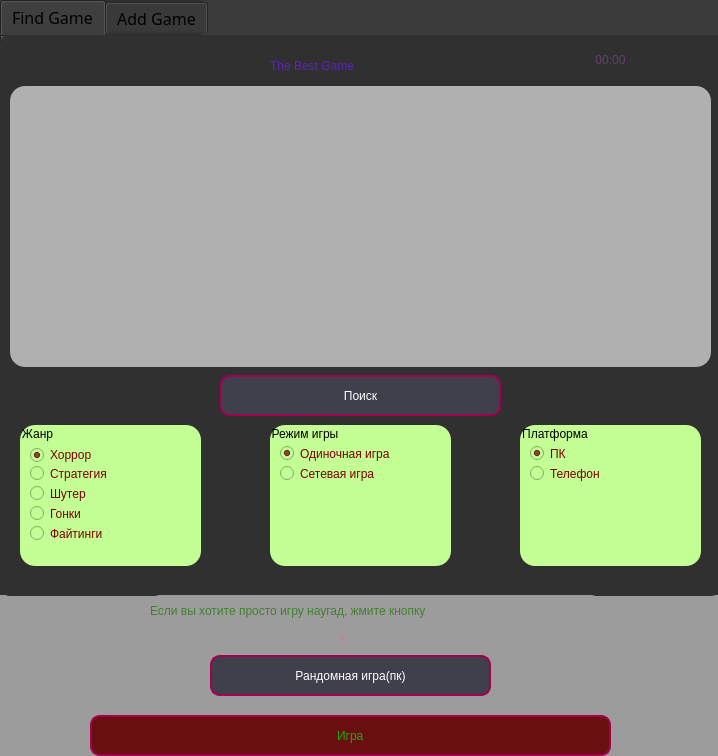
<?xml version="1.0" encoding="UTF-8"?>
<ui version="4.0">
 <class>TBG</class>
 <widget class="QDialog" name="TBG">
  <property name="geometry">
   <rect>
    <x>0</x>
    <y>0</y>
    <width>718</width>
    <height>756</height>
   </rect>
  </property>
  <property name="windowTitle">
   <string>The Best Game</string>
  </property>
  <property name="windowIcon">
   <iconset>
    <normaloff>gamecontroller_23721.png</normaloff>gamecontroller_23721.png</iconset>
  </property>
  <property name="styleSheet">
   <string notr="true">background-color: rgb(59, 59, 59);
border-radius: 10px;</string>
  </property>
  <property name="modal">
   <bool>false</bool>
  </property>
  <widget class="QTabWidget" name="tabWidget">
   <property name="enabled">
    <bool>true</bool>
   </property>
   <property name="geometry">
    <rect>
     <x>0</x>
     <y>0</y>
     <width>731</width>
     <height>761</height>
    </rect>
   </property>
   <property name="font">
    <font>
     <family>MV Boli</family>
     <pointsize>12</pointsize>
     <italic>false</italic>
     <underline>false</underline>
     <strikeout>false</strikeout>
    </font>
   </property>
   <property name="cursor">
    <cursorShape>ArrowCursor</cursorShape>
   </property>
   <property name="styleSheet">
    <string notr="true">background-color: rgb(48, 48, 48)</string>
   </property>
   <property name="currentIndex">
    <number>0</number>
   </property>
   <property name="iconSize">
    <size>
     <width>18</width>
     <height>18</height>
    </size>
   </property>
   <widget class="QWidget" name="tab">
    <attribute name="title">
     <string>Find Game</string>
    </attribute>
    <widget class="QPushButton" name="pushButton">
     <property name="geometry">
      <rect>
       <x>220</x>
       <y>340</y>
       <width>281</width>
       <height>41</height>
      </rect>
     </property>
     <property name="styleSheet">
      <string notr="true">QPushButton {
border: 2px solid #A4004D;
font: 57 14pt &quot;MS Serif&quot;;
background-color: #40404D;
color: white;
border-radius: 10px;
}

QPushButton:hover{
border: 2px solid #A4004D;
font: 57 14pt &quot;MS Serif&quot;;
background-color: rgb(103, 134, 103);
color: white;
border-radius: 10px;
}

QPushButton:pressed{
border: 2px solid white;
font: 57 14pt &quot;MS Serif&quot;;
background-color: rgb(103, 134, 103);
color: white;
border-radius: 10px;
}</string>
     </property>
     <property name="text">
      <string>Поиск</string>
     </property>
     <property name="icon">
      <iconset>
       <normaloff>../../Downloads/515a448bb9644813879bff694403245e.png</normaloff>../../Downloads/515a448bb9644813879bff694403245e.png</iconset>
     </property>
     <property name="iconSize">
      <size>
       <width>32</width>
       <height>32</height>
      </size>
     </property>
     <property name="autoRepeat">
      <bool>false</bool>
     </property>
     <property name="autoExclusive">
      <bool>false</bool>
     </property>
     <property name="autoRepeatDelay">
      <number>300</number>
     </property>
     <property name="autoRepeatInterval">
      <number>100</number>
     </property>
     <property name="default">
      <bool>false</bool>
     </property>
     <property name="flat">
      <bool>false</bool>
     </property>
    </widget>
    <widget class="QLabel" name="label_4">
     <property name="geometry">
      <rect>
       <x>150</x>
       <y>560</y>
       <width>451</width>
       <height>31</height>
      </rect>
     </property>
     <property name="styleSheet">
      <string notr="true">QLabel{
color: rgb(66, 127, 48);
font: 57 14pt &quot;MS Serif&quot;;
background-color: rgb(156, 156, 156);
}</string>
     </property>
     <property name="text">
      <string>Если вы хотите просто игру наугад, жмите кнопку</string>
     </property>
    </widget>
    <widget class="QLabel" name="label">
     <property name="geometry">
      <rect>
       <x>340</x>
       <y>590</y>
       <width>41</width>
       <height>31</height>
      </rect>
     </property>
     <property name="styleSheet">
      <string notr="true">background: opacity 0.8;
font: 16pt &quot;MS Shell Dlg 2&quot;;
color: rgb(255, 93, 123);</string>
     </property>
     <property name="text">
      <string>👇</string>
     </property>
    </widget>
    <widget class="QLabel" name="label_5">
     <property name="geometry">
      <rect>
       <x>-10</x>
       <y>560</y>
       <width>741</width>
       <height>171</height>
      </rect>
     </property>
     <property name="autoFillBackground">
      <bool>false</bool>
     </property>
     <property name="styleSheet">
      <string notr="true">background-color: rgb(156, 156, 156);</string>
     </property>
     <property name="text">
      <string/>
     </property>
    </widget>
    <widget class="QListWidget" name="listWidget">
     <property name="geometry">
      <rect>
       <x>10</x>
       <y>51</y>
       <width>701</width>
       <height>281</height>
      </rect>
     </property>
     <property name="font">
      <font>
       <family>RedDeadCyrillic2</family>
       <pointsize>14</pointsize>
       <weight>50</weight>
       <italic>false</italic>
       <bold>false</bold>
      </font>
     </property>
     <property name="layoutDirection">
      <enum>Qt::LeftToRight</enum>
     </property>
     <property name="styleSheet">
      <string notr="true">background-color: rgb(176, 176, 176);
border-radius: 15px;
font: 14pt &quot;RedDeadCyrillic2&quot;;
color: rgb(50, 50, 50)</string>
     </property>
     <property name="flow">
      <enum>QListView::TopToBottom</enum>
     </property>
    </widget>
    <widget class="QLabel" name="label_3">
     <property name="geometry">
      <rect>
       <x>270</x>
       <y>20</y>
       <width>191</width>
       <height>21</height>
      </rect>
     </property>
     <property name="styleSheet">
      <string notr="true">QLabel {
font: 57 22pt &quot;MS Serif&quot;;
color: rgb(86, 37, 185);
background-color: opacity 0.8;
}</string>
     </property>
     <property name="text">
      <string>The Best Game</string>
     </property>
    </widget>
    <widget class="QLineEdit" name="lineEdit">
     <property name="geometry">
      <rect>
       <x>90</x>
       <y>680</y>
       <width>521</width>
       <height>41</height>
      </rect>
     </property>
     <property name="sizePolicy">
      <sizepolicy hsizetype="Expanding" vsizetype="Fixed">
       <horstretch>0</horstretch>
       <verstretch>0</verstretch>
      </sizepolicy>
     </property>
     <property name="layoutDirection">
      <enum>Qt::LeftToRight</enum>
     </property>
     <property name="styleSheet">
      <string notr="true">QLineEdit {
color: rgb(36, 165, 22);
border: 2px solid #A4004D;
font: 57 12pt &quot;MS Serif&quot;;
background-color: rgb(106, 15, 16);
border-radius: 10px;
}
</string>
     </property>
     <property name="text">
      <string>Игра</string>
     </property>
     <property name="alignment">
      <set>Qt::AlignCenter</set>
     </property>
     <property name="readOnly">
      <bool>true</bool>
     </property>
     <property name="cursorMoveStyle">
      <enum>Qt::LogicalMoveStyle</enum>
     </property>
     <property name="clearButtonEnabled">
      <bool>false</bool>
     </property>
    </widget>
    <widget class="QGroupBox" name="groupBox_2">
     <property name="geometry">
      <rect>
       <x>270</x>
       <y>390</y>
       <width>181</width>
       <height>141</height>
      </rect>
     </property>
     <property name="styleSheet">
      <string notr="true">QGroupBox {
background-color: rgb(195, 255, 149); 
border-radius: 15px;
}</string>
     </property>
     <property name="title">
      <string>Режим игры</string>
     </property>
     <widget class="QRadioButton" name="radioButton_7">
      <property name="geometry">
       <rect>
        <x>10</x>
        <y>40</y>
        <width>141</width>
        <height>17</height>
       </rect>
      </property>
      <property name="styleSheet">
       <string notr="true">QRadioButton {
background-color: rgb(195, 255, 149); 
font: 57 12pt &quot;MS Serif&quot;;
color: rgb(124, 0, 2);
}</string>
      </property>
      <property name="text">
       <string>Сетевая игра</string>
      </property>
     </widget>
     <widget class="QRadioButton" name="radioButton_8">
      <property name="geometry">
       <rect>
        <x>10</x>
        <y>20</y>
        <width>141</width>
        <height>17</height>
       </rect>
      </property>
      <property name="styleSheet">
       <string notr="true">QRadioButton {
background-color: rgb(195, 255, 149); 
font: 57 12pt &quot;MS Serif&quot;;
color: rgb(124, 0, 2);
}</string>
      </property>
      <property name="text">
       <string>Одиночная игра</string>
      </property>
      <property name="checked">
       <bool>true</bool>
      </property>
     </widget>
    </widget>
    <widget class="QGroupBox" name="groupBox">
     <property name="geometry">
      <rect>
       <x>20</x>
       <y>390</y>
       <width>181</width>
       <height>141</height>
      </rect>
     </property>
     <property name="styleSheet">
      <string notr="true">QGroupBox {
background-color: rgb(195, 255, 149); 
border-radius: 15px;
}</string>
     </property>
     <property name="title">
      <string>Жанр</string>
     </property>
     <widget class="QRadioButton" name="radioButton">
      <property name="geometry">
       <rect>
        <x>10</x>
        <y>20</y>
        <width>82</width>
        <height>20</height>
       </rect>
      </property>
      <property name="styleSheet">
       <string notr="true">QRadioButton {
font: 57 12pt &quot;MS Serif&quot;;
background-color: rgb(195, 255, 149); 
color: rgb(124, 0, 2);
}</string>
      </property>
      <property name="text">
       <string>Хоррор</string>
      </property>
      <property name="checked">
       <bool>true</bool>
      </property>
     </widget>
     <widget class="QRadioButton" name="radioButton_2">
      <property name="geometry">
       <rect>
        <x>10</x>
        <y>40</y>
        <width>101</width>
        <height>17</height>
       </rect>
      </property>
      <property name="styleSheet">
       <string notr="true">QRadioButton {
font: 57 12pt &quot;MS Serif&quot;;
background-color: rgb(195, 255, 149); 
color: rgb(124, 0, 2);
}</string>
      </property>
      <property name="text">
       <string>Стратегия</string>
      </property>
     </widget>
     <widget class="QRadioButton" name="radioButton_3">
      <property name="geometry">
       <rect>
        <x>10</x>
        <y>60</y>
        <width>82</width>
        <height>17</height>
       </rect>
      </property>
      <property name="styleSheet">
       <string notr="true">QRadioButton {
background-color: rgb(195, 255, 149); 
color: rgb(124, 0, 2);
font: 57 12pt &quot;MS Serif&quot;;
}</string>
      </property>
      <property name="text">
       <string>Шутер</string>
      </property>
     </widget>
     <widget class="QRadioButton" name="radioButton_4">
      <property name="geometry">
       <rect>
        <x>10</x>
        <y>80</y>
        <width>82</width>
        <height>17</height>
       </rect>
      </property>
      <property name="styleSheet">
       <string notr="true">QRadioButton {
background-color: rgb(195, 255, 149); 
color: rgb(124, 0, 2);
font: 57 12pt &quot;MS Serif&quot;;
}</string>
      </property>
      <property name="text">
       <string>Гонки</string>
      </property>
     </widget>
     <widget class="QRadioButton" name="radioButton_5">
      <property name="geometry">
       <rect>
        <x>10</x>
        <y>100</y>
        <width>101</width>
        <height>17</height>
       </rect>
      </property>
      <property name="styleSheet">
       <string notr="true">QRadioButton {
background-color: rgb(195, 255, 149); 
color: rgb(124, 0, 2);
font: 57 12pt &quot;MS Serif&quot;;
}</string>
      </property>
      <property name="text">
       <string>Файтинги</string>
      </property>
     </widget>
    </widget>
    <widget class="QPushButton" name="pushButton_2">
     <property name="geometry">
      <rect>
       <x>210</x>
       <y>620</y>
       <width>281</width>
       <height>41</height>
      </rect>
     </property>
     <property name="styleSheet">
      <string notr="true">QPushButton {
border: 2px solid #A4004D;
font: 57 14pt &quot;MS Serif&quot;;
background-color: #40404D;
color: white;
border-radius: 10px;
}

QPushButton:hover{
border: 2px solid #A4004D;
background-color: rgb(103, 134, 103);
font: 57 14pt &quot;MS Serif&quot;;
color: white;
border-radius: 10px;
}

QPushButton:pressed{
border: 2px solid white;
font: 57 14pt &quot;MS Serif&quot;;
background-color: rgb(103, 134, 103);
color: white;
border-radius: 10px;
}</string>
     </property>
     <property name="text">
      <string>Рандомная игра(пк)</string>
     </property>
     <property name="icon">
      <iconset>
       <normaloff>../../Downloads/5e1f58c81db6bb17cd2a4e50f3150c07.png</normaloff>../../Downloads/5e1f58c81db6bb17cd2a4e50f3150c07.png</iconset>
     </property>
     <property name="iconSize">
      <size>
       <width>37</width>
       <height>37</height>
      </size>
     </property>
    </widget>
    <widget class="QLabel" name="label_6">
     <property name="geometry">
      <rect>
       <x>560</x>
       <y>9</y>
       <width>101</width>
       <height>31</height>
      </rect>
     </property>
     <property name="styleSheet">
      <string notr="true">color: rgb(94, 65, 106);
font: 14pt &quot;MV Boli&quot;;
background-color: opacity 0.8</string>
     </property>
     <property name="text">
      <string>00:00</string>
     </property>
     <property name="alignment">
      <set>Qt::AlignCenter</set>
     </property>
    </widget>
    <widget class="QGroupBox" name="groupBox_4">
     <property name="geometry">
      <rect>
       <x>520</x>
       <y>390</y>
       <width>181</width>
       <height>141</height>
      </rect>
     </property>
     <property name="acceptDrops">
      <bool>false</bool>
     </property>
     <property name="autoFillBackground">
      <bool>false</bool>
     </property>
     <property name="styleSheet">
      <string notr="true">QGroupBox {
background-color: rgb(195, 255, 149); 
border-radius: 15px;
}</string>
     </property>
     <property name="title">
      <string>Платформа</string>
     </property>
     <property name="flat">
      <bool>false</bool>
     </property>
     <property name="checkable">
      <bool>false</bool>
     </property>
     <property name="checked">
      <bool>false</bool>
     </property>
     <widget class="QRadioButton" name="radioButton_12">
      <property name="enabled">
       <bool>true</bool>
      </property>
      <property name="geometry">
       <rect>
        <x>10</x>
        <y>20</y>
        <width>82</width>
        <height>17</height>
       </rect>
      </property>
      <property name="sizePolicy">
       <sizepolicy hsizetype="Minimum" vsizetype="Minimum">
        <horstretch>0</horstretch>
        <verstretch>0</verstretch>
       </sizepolicy>
      </property>
      <property name="styleSheet">
       <string notr="true">QRadioButton {
background-color: rgb(195, 255, 149); 
color: rgb(124, 0, 2);
font: 57 12pt &quot;MS Serif&quot;;
}</string>
      </property>
      <property name="text">
       <string>ПК</string>
      </property>
      <property name="checked">
       <bool>true</bool>
      </property>
     </widget>
     <widget class="QRadioButton" name="radioButton_13">
      <property name="geometry">
       <rect>
        <x>10</x>
        <y>40</y>
        <width>91</width>
        <height>17</height>
       </rect>
      </property>
      <property name="styleSheet">
       <string notr="true">QRadioButton {
background-color: rgb(195, 255, 149); 
font: 57 11pt &quot;MS Serif&quot;;
color: rgb(124, 0, 2);
}</string>
      </property>
      <property name="text">
       <string>Телефон</string>
      </property>
     </widget>
    </widget>
    <widget class="QLabel" name="label_2">
     <property name="geometry">
      <rect>
       <x>0</x>
       <y>0</y>
       <width>721</width>
       <height>561</height>
      </rect>
     </property>
     <property name="styleSheet">
      <string notr="true"/>
     </property>
     <property name="text">
      <string/>
     </property>
     <property name="pixmap">
      <pixmap>gr132_1920_1080.png</pixmap>
     </property>
     <property name="scaledContents">
      <bool>true</bool>
     </property>
    </widget>
    <zorder>label_5</zorder>
    <zorder>lineEdit</zorder>
    <zorder>pushButton_2</zorder>
    <zorder>label_2</zorder>
    <zorder>groupBox_4</zorder>
    <zorder>listWidget</zorder>
    <zorder>label_6</zorder>
    <zorder>label_3</zorder>
    <zorder>pushButton</zorder>
    <zorder>groupBox_2</zorder>
    <zorder>groupBox</zorder>
    <zorder>label</zorder>
    <zorder>label_4</zorder>
   </widget>
   <widget class="QWidget" name="tab_2">
    <attribute name="title">
     <string>Add Game</string>
    </attribute>
    <widget class="QGroupBox" name="groupBox_3">
     <property name="geometry">
      <rect>
       <x>40</x>
       <y>555</y>
       <width>181</width>
       <height>141</height>
      </rect>
     </property>
     <property name="styleSheet">
      <string notr="true">QGroupBox {
background-color: rgb(195, 255, 149); 
border-radius: 15px;
}</string>
     </property>
     <property name="title">
      <string>Жанр</string>
     </property>
     <widget class="QRadioButton" name="radioButton_6">
      <property name="geometry">
       <rect>
        <x>10</x>
        <y>20</y>
        <width>82</width>
        <height>20</height>
       </rect>
      </property>
      <property name="styleSheet">
       <string notr="true">QRadioButton {
font: 57 12pt &quot;MS Serif&quot;;
background-color: rgb(195, 255, 149); 
color: rgb(124, 0, 2);
}</string>
      </property>
      <property name="text">
       <string>Хоррор</string>
      </property>
      <property name="checked">
       <bool>true</bool>
      </property>
     </widget>
     <widget class="QRadioButton" name="radioButton_9">
      <property name="geometry">
       <rect>
        <x>10</x>
        <y>40</y>
        <width>101</width>
        <height>17</height>
       </rect>
      </property>
      <property name="styleSheet">
       <string notr="true">QRadioButton {
font: 57 12pt &quot;MS Serif&quot;;
background-color: rgb(195, 255, 149); 
color: rgb(124, 0, 2);
}</string>
      </property>
      <property name="text">
       <string>Стратегия</string>
      </property>
     </widget>
     <widget class="QRadioButton" name="radioButton_10">
      <property name="geometry">
       <rect>
        <x>10</x>
        <y>60</y>
        <width>82</width>
        <height>17</height>
       </rect>
      </property>
      <property name="styleSheet">
       <string notr="true">QRadioButton {
background-color: rgb(195, 255, 149); 
color: rgb(124, 0, 2);
font: 57 12pt &quot;MS Serif&quot;;
}</string>
      </property>
      <property name="text">
       <string>Шутер</string>
      </property>
     </widget>
     <widget class="QRadioButton" name="radioButton_11">
      <property name="geometry">
       <rect>
        <x>10</x>
        <y>80</y>
        <width>82</width>
        <height>17</height>
       </rect>
      </property>
      <property name="styleSheet">
       <string notr="true">QRadioButton {
background-color: rgb(195, 255, 149); 
color: rgb(124, 0, 2);
font: 57 12pt &quot;MS Serif&quot;;
}</string>
      </property>
      <property name="text">
       <string>Гонки</string>
      </property>
     </widget>
     <widget class="QRadioButton" name="radioButton_14">
      <property name="geometry">
       <rect>
        <x>10</x>
        <y>100</y>
        <width>101</width>
        <height>17</height>
       </rect>
      </property>
      <property name="styleSheet">
       <string notr="true">QRadioButton {
background-color: rgb(195, 255, 149); 
color: rgb(124, 0, 2);
font: 57 12pt &quot;MS Serif&quot;;
}</string>
      </property>
      <property name="text">
       <string>Файтинги</string>
      </property>
     </widget>
    </widget>
    <widget class="QGroupBox" name="groupBox_5">
     <property name="geometry">
      <rect>
       <x>270</x>
       <y>555</y>
       <width>181</width>
       <height>141</height>
      </rect>
     </property>
     <property name="styleSheet">
      <string notr="true">QGroupBox {
background-color: rgb(195, 255, 149); 
border-radius: 15px;
}</string>
     </property>
     <property name="title">
      <string>Режим игры</string>
     </property>
     <widget class="QRadioButton" name="radioButton_15">
      <property name="geometry">
       <rect>
        <x>10</x>
        <y>40</y>
        <width>141</width>
        <height>17</height>
       </rect>
      </property>
      <property name="styleSheet">
       <string notr="true">QRadioButton {
background-color: rgb(195, 255, 149); 
font: 57 12pt &quot;MS Serif&quot;;
color: rgb(124, 0, 2);
}</string>
      </property>
      <property name="text">
       <string>Сетевая игра</string>
      </property>
     </widget>
     <widget class="QRadioButton" name="radioButton_16">
      <property name="geometry">
       <rect>
        <x>10</x>
        <y>20</y>
        <width>141</width>
        <height>17</height>
       </rect>
      </property>
      <property name="styleSheet">
       <string notr="true">QRadioButton {
background-color: rgb(195, 255, 149); 
font: 57 12pt &quot;MS Serif&quot;;
color: rgb(124, 0, 2);
}</string>
      </property>
      <property name="text">
       <string>Одиночная игра</string>
      </property>
      <property name="checked">
       <bool>true</bool>
      </property>
     </widget>
    </widget>
    <widget class="QGroupBox" name="groupBox_6">
     <property name="geometry">
      <rect>
       <x>500</x>
       <y>555</y>
       <width>181</width>
       <height>141</height>
      </rect>
     </property>
     <property name="acceptDrops">
      <bool>false</bool>
     </property>
     <property name="autoFillBackground">
      <bool>false</bool>
     </property>
     <property name="styleSheet">
      <string notr="true">QGroupBox {
background-color: rgb(195, 255, 149); 
border-radius: 15px;
}</string>
     </property>
     <property name="title">
      <string>Платформа</string>
     </property>
     <property name="flat">
      <bool>false</bool>
     </property>
     <property name="checkable">
      <bool>false</bool>
     </property>
     <property name="checked">
      <bool>false</bool>
     </property>
     <widget class="QRadioButton" name="radioButton_17">
      <property name="enabled">
       <bool>true</bool>
      </property>
      <property name="geometry">
       <rect>
        <x>10</x>
        <y>20</y>
        <width>82</width>
        <height>17</height>
       </rect>
      </property>
      <property name="sizePolicy">
       <sizepolicy hsizetype="Minimum" vsizetype="Minimum">
        <horstretch>0</horstretch>
        <verstretch>0</verstretch>
       </sizepolicy>
      </property>
      <property name="styleSheet">
       <string notr="true">QRadioButton {
background-color: rgb(195, 255, 149); 
color: rgb(124, 0, 2);
font: 57 12pt &quot;MS Serif&quot;;
}</string>
      </property>
      <property name="text">
       <string>ПК</string>
      </property>
      <property name="checked">
       <bool>true</bool>
      </property>
     </widget>
     <widget class="QRadioButton" name="radioButton_18">
      <property name="geometry">
       <rect>
        <x>10</x>
        <y>40</y>
        <width>91</width>
        <height>17</height>
       </rect>
      </property>
      <property name="styleSheet">
       <string notr="true">QRadioButton {
background-color: rgb(195, 255, 149); 
font: 57 11pt &quot;MS Serif&quot;;
color: rgb(124, 0, 2);
}</string>
      </property>
      <property name="text">
       <string>Телефон</string>
      </property>
     </widget>
    </widget>
    <widget class="QLineEdit" name="lineEdit_2">
     <property name="enabled">
      <bool>true</bool>
     </property>
     <property name="geometry">
      <rect>
       <x>70</x>
       <y>340</y>
       <width>561</width>
       <height>51</height>
      </rect>
     </property>
     <property name="tabletTracking">
      <bool>true</bool>
     </property>
     <property name="contextMenuPolicy">
      <enum>Qt::PreventContextMenu</enum>
     </property>
     <property name="toolTip">
      <string extracomment="Игра"/>
     </property>
     <property name="statusTip">
      <string extracomment="Игра"/>
     </property>
     <property name="whatsThis">
      <string extracomment="Игра"/>
     </property>
     <property name="accessibleName">
      <string extracomment="Игра"/>
     </property>
     <property name="accessibleDescription">
      <string extracomment="Игра"/>
     </property>
     <property name="autoFillBackground">
      <bool>false</bool>
     </property>
     <property name="styleSheet">
      <string notr="true">background-color: rgb(84, 77, 138);
font: 57 14pt &quot;MS Serif&quot;;
color: rgb(171, 39, 58);
boarder-radius: 5</string>
     </property>
     <property name="locale">
      <locale language="English" country="UnitedStates"/>
     </property>
     <property name="inputMethodHints">
      <set>Qt::ImhPreferUppercase</set>
     </property>
     <property name="text">
      <string extracomment="Game">Game</string>
     </property>
     <property name="frame">
      <bool>true</bool>
     </property>
     <property name="echoMode">
      <enum>QLineEdit::Normal</enum>
     </property>
     <property name="alignment">
      <set>Qt::AlignCenter</set>
     </property>
     <property name="dragEnabled">
      <bool>false</bool>
     </property>
     <property name="readOnly">
      <bool>false</bool>
     </property>
     <property name="clearButtonEnabled">
      <bool>true</bool>
     </property>
    </widget>
    <widget class="QPushButton" name="pushButton_3">
     <property name="geometry">
      <rect>
       <x>180</x>
       <y>430</y>
       <width>341</width>
       <height>51</height>
      </rect>
     </property>
     <property name="styleSheet">
      <string notr="true">QPushButton {
border: 2px solid #A4004D;
font: 57 14pt &quot;MS Serif&quot;;
background-color: #40404D;
color: white;
border-radius: 10px;
}

QPushButton:hover{
border: 2px solid #A4004D;
background-color: rgb(103, 134, 103);
font: 57 14pt &quot;MS Serif&quot;;
color: white;
border-radius: 10px;
}

QPushButton:pressed{
border: 2px solid white;
font: 57 14pt &quot;MS Serif&quot;;
background-color: rgb(103, 134, 103);
color: white;
border-radius: 10px;
}</string>
     </property>
     <property name="text">
      <string>Добавить игру</string>
     </property>
     <property name="icon">
      <iconset>
       <normaloff>../../Downloads/download_275861.png</normaloff>../../Downloads/download_275861.png</iconset>
     </property>
     <property name="iconSize">
      <size>
       <width>27</width>
       <height>27</height>
      </size>
     </property>
    </widget>
    <widget class="QLabel" name="label_7">
     <property name="geometry">
      <rect>
       <x>-50</x>
       <y>0</y>
       <width>771</width>
       <height>731</height>
      </rect>
     </property>
     <property name="contextMenuPolicy">
      <enum>Qt::DefaultContextMenu</enum>
     </property>
     <property name="autoFillBackground">
      <bool>false</bool>
     </property>
     <property name="frameShadow">
      <enum>QFrame::Plain</enum>
     </property>
     <property name="text">
      <string/>
     </property>
     <property name="pixmap">
      <pixmap>../../Downloads/gr112_1920_1080.png</pixmap>
     </property>
    </widget>
    <widget class="QLabel" name="label_8">
     <property name="geometry">
      <rect>
       <x>260</x>
       <y>20</y>
       <width>191</width>
       <height>21</height>
      </rect>
     </property>
     <property name="styleSheet">
      <string notr="true">QLabel {
font: 57 22pt &quot;MS Serif&quot;;
color: rgb(186, 30, 79);
background-color: opacity 0.8;
}</string>
     </property>
     <property name="text">
      <string>The Best Game</string>
     </property>
    </widget>
    <widget class="QLabel" name="label_9">
     <property name="geometry">
      <rect>
       <x>580</x>
       <y>20</y>
       <width>101</width>
       <height>31</height>
      </rect>
     </property>
     <property name="styleSheet">
      <string notr="true">color: rgb(94, 65, 106);
font: 14pt &quot;MV Boli&quot;;
background-color: opacity 0.8</string>
     </property>
     <property name="text">
      <string>00:00</string>
     </property>
     <property name="alignment">
      <set>Qt::AlignCenter</set>
     </property>
    </widget>
    <widget class="QLabel" name="label_10">
     <property name="geometry">
      <rect>
       <x>100</x>
       <y>80</y>
       <width>701</width>
       <height>41</height>
      </rect>
     </property>
     <property name="styleSheet">
      <string notr="true">background-color: opacity 0.8;
color: rrgb(218, 213, 47);
font: 14pt &quot;MV Boli&quot;;
</string>
     </property>
     <property name="text">
      <string>Если вы знаете игру которую разработчик не добавил,</string>
     </property>
    </widget>
    <widget class="QLabel" name="label_11">
     <property name="geometry">
      <rect>
       <x>160</x>
       <y>190</y>
       <width>701</width>
       <height>41</height>
      </rect>
     </property>
     <property name="styleSheet">
      <string notr="true">background-color: opacity 0.8;
color: rrgb(218, 213, 47);
font: 14pt &quot;MV Boli&quot;;
</string>
     </property>
     <property name="text">
      <string>В поле ниже введите название игры, </string>
     </property>
    </widget>
    <widget class="QLabel" name="label_12">
     <property name="geometry">
      <rect>
       <x>140</x>
       <y>130</y>
       <width>701</width>
       <height>41</height>
      </rect>
     </property>
     <property name="styleSheet">
      <string notr="true">background-color: opacity 0.8;
color: rrgb(218, 213, 47);
font: 14pt &quot;MV Boli&quot;;
</string>
     </property>
     <property name="text">
      <string> а вам очень бы хотелось её здесь видеть,</string>
     </property>
    </widget>
    <widget class="QLabel" name="label_13">
     <property name="geometry">
      <rect>
       <x>150</x>
       <y>250</y>
       <width>701</width>
       <height>41</height>
      </rect>
     </property>
     <property name="styleSheet">
      <string notr="true">background-color: opacity 0.8;
color: rrgb(218, 213, 47);
font: 14pt &quot;MV Boli&quot;;
</string>
     </property>
     <property name="text">
      <string>выберите жанр, режим игры и платформу;)</string>
     </property>
    </widget>
    <widget class="QLabel" name="label_14">
     <property name="geometry">
      <rect>
       <x>0</x>
       <y>490</y>
       <width>711</width>
       <height>61</height>
      </rect>
     </property>
     <property name="styleSheet">
      <string notr="true">color: rgb(94, 65, 106);
font: 14pt &quot;MV Boli&quot;;
background-color: opacity 0.8</string>
     </property>
     <property name="text">
      <string>...</string>
     </property>
     <property name="alignment">
      <set>Qt::AlignCenter</set>
     </property>
    </widget>
    <zorder>label_7</zorder>
    <zorder>groupBox_5</zorder>
    <zorder>groupBox_6</zorder>
    <zorder>groupBox_3</zorder>
    <zorder>pushButton_3</zorder>
    <zorder>lineEdit_2</zorder>
    <zorder>label_8</zorder>
    <zorder>label_9</zorder>
    <zorder>label_10</zorder>
    <zorder>label_11</zorder>
    <zorder>label_12</zorder>
    <zorder>label_13</zorder>
    <zorder>label_14</zorder>
   </widget>
  </widget>
 </widget>
 <resources/>
 <connections/>
</ui>
